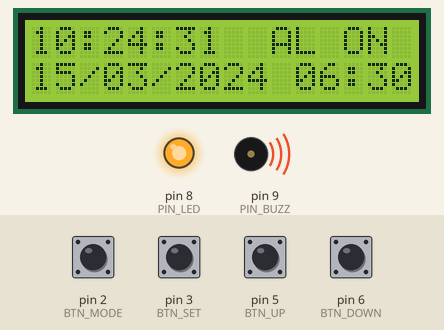
Bench run of a sketch on a simulated Arduino Uno, built with avr-gcc and run on an emulated ATmega328P. Parts: 16×2 character LCD, output pins drawn as LEDs (lit = HIGH), buzzer (waves = sounding, pin HIGH). The inputs (shaded band) are chosen by the test bench; at power-on: pin 2 (BTN_MODE), pin 3 (BTN_SET), pin 5 (BTN_UP), pin 6 (BTN_DOWN) HIGH. The local clock reads 2024-03-15 10:24:30 at power-on unless the sketch sets it.

Above: at 1.2 s.
1.3 s: pin 2 (BTN_MODE) pulled LOW for 0.15 s
At 2.4 s:
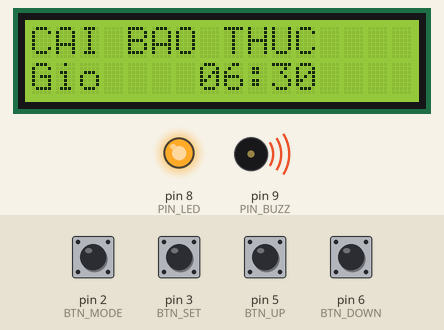
3.1 s: pin 3 (BTN_SET) pulled LOW for 0.15 s
At 4.2 s:
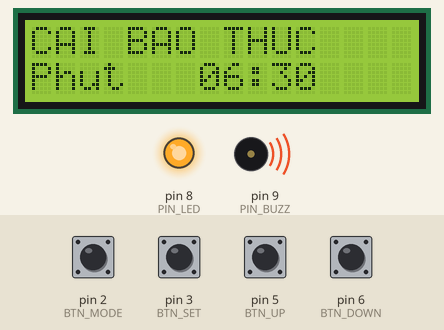
4.7 s: pin 2 (BTN_MODE) pulled LOW for 1 s
At 6.2 s:
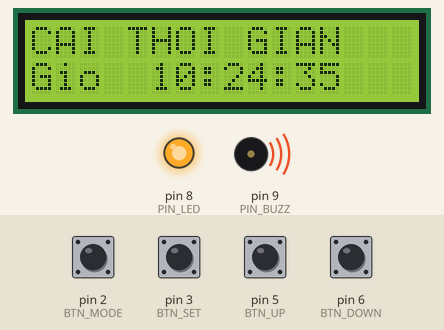
7.3 s: pin 3 (BTN_SET) pulled LOW for 1 s
At 8.6 s:
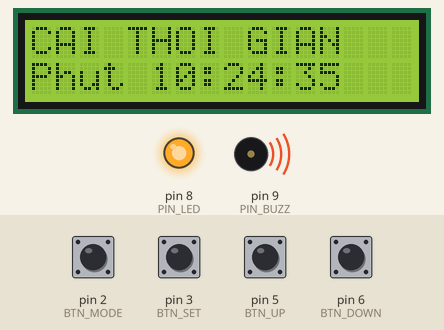
9.8 s: pin 3 (BTN_SET) pulled LOW for 0.15 s
At 10.5 s:
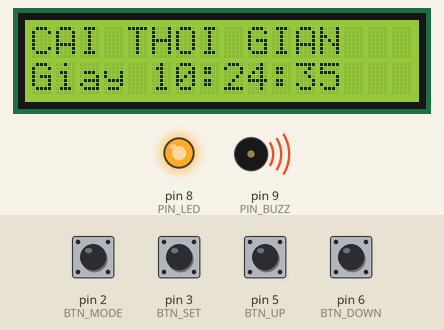
11.4 s: pin 5 (BTN_UP) pulled LOW for 0.15 s
At 13.0 s:
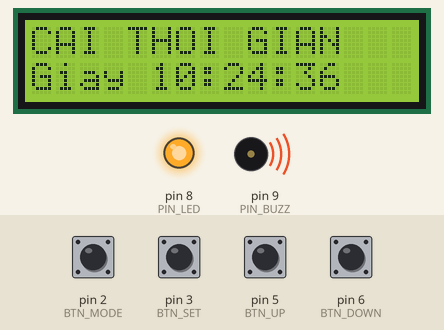
Timing chart, 0 to 14.0 s (numbered marks = the images above; inputs shaded):
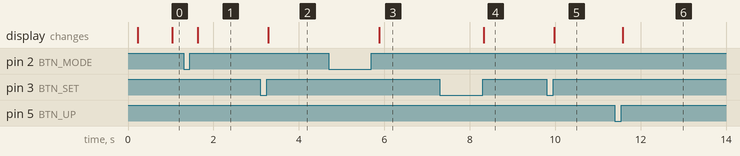

Measured:
- after the input at 1.3 s, the display: changes after 0.33 s (image 1)
- after the input at 3.1 s, the display: changes after 0.18 s (image 2)
- after the input at 4.7 s, the display: changes after 1.2 s (image 3)
- after the input at 7.3 s, the display: changes after 1.0 s (image 4)
- after the input at 9.8 s, the display: changes after 0.18 s (image 5)
- after the input at 11.4 s, the display: changes after 0.18 s (image 6)

The sketch:

3.2.ino
```cpp
#include <Wire.h>
#include <RTClib.h>
#include <LiquidCrystal_I2C.h>
#include <EEPROM.h>

#define BTN_MODE 2
#define BTN_SET  3
#define BTN_UP   5
#define BTN_DOWN 6
#define PIN_LED  8
#define PIN_BUZZ 9

LiquidCrystal_I2C lcd(0x20, 16, 2);
RTC_DS1307 rtc;

byte mode = 0, step = 0;
bool ringing = false;
byte alarmH = 6, alarmM = 30;
bool alarmOn = true;
byte tH, tM, tS;
DateTime now;
unsigned long tRead = 0, tDraw = 0, tRing = 0;
int lastKey = -1;

// MODE nhấn giữ/nhấn nhanh
unsigned long modePressStart = 0;
bool modePressed = false;

const char *NAME_ALARM[2] = {"Gio ", "Phut"};
const char *NAME_TIME[3]  = {"Gio ", "Phut", "Giay"};

void saveAlarm() {
  EEPROM.update(0, 0x5A);
  EEPROM.update(1, alarmH);
  EEPROM.update(2, alarmM);
  EEPROM.update(3, alarmOn);
}

void loadAlarm() {
  if (EEPROM.read(0) == 0x5A) {
    alarmH  = EEPROM.read(1);
    alarmM  = EEPROM.read(2);
    alarmOn = EEPROM.read(3);
  }
  if (alarmH > 23) alarmH = 6;
  if (alarmM > 59) alarmM = 30;
}

void showLine(byte row, const char *s) {
  lcd.setCursor(0, row);
  byte n = 0;
  while (s[n] && n < 16) { lcd.print(s[n]); n++; }
  while (n < 16) { lcd.print(' '); n++; }
}

bool readButton(byte pin) {
  if (digitalRead(pin) == LOW) {
    delay(50);
    if (digitalRead(pin) == LOW) {
      while (digitalRead(pin) == LOW);
      return true;
    }
  }
  return false;
}

void setup() {
  pinMode(BTN_MODE, INPUT_PULLUP);
  pinMode(BTN_SET,  INPUT_PULLUP);
  pinMode(BTN_UP,   INPUT_PULLUP);
  pinMode(BTN_DOWN, INPUT_PULLUP);

  pinMode(PIN_LED,  OUTPUT); digitalWrite(PIN_LED, HIGH);
  pinMode(PIN_BUZZ, OUTPUT); digitalWrite(PIN_BUZZ, HIGH);

  lcd.init();
  lcd.backlight();
  rtc.begin();

  now = rtc.now();
  if (!rtc.isrunning()) {
    rtc.adjust(DateTime(F(__DATE__), F(__TIME__)));
    now = rtc.now();
  }
  loadAlarm();
}

void loop() {
  char buf[17];

  if (millis() - tRead >= 500) {
    tRead = millis();
    now = rtc.now();
  }

  int key = now.hour() * 60 + now.minute();
  if (key != lastKey) {
    lastKey = key;
    if (alarmOn && !ringing && now.hour() == alarmH && now.minute() == alarmM) {
      ringing = true;
      tRing = millis();
      tone(PIN_BUZZ, 2500);
      digitalWrite(PIN_LED, LOW);
    }
  }

  if (ringing) {
    if (millis() - tRing >= 30000) {
      ringing = false;
      noTone(PIN_BUZZ);
      digitalWrite(PIN_BUZZ, HIGH);
      digitalWrite(PIN_LED, HIGH);
    }
  }
  else {
    // xử lý MODE nhấn nhanh/nhấn giữ
    if (digitalRead(BTN_MODE) == LOW) {
      if (!modePressed) {
        modePressed = true;
        modePressStart = millis();
      }
    } else {
      if (modePressed) {
        unsigned long duration = millis() - modePressStart;
        if (duration > 1000) {
          // nhấn giữ >2s → đổi AL ON/OFF
          alarmOn = !alarmOn;
          saveAlarm();
        } else {
          // nhấn nhanh → chuyển chế độ
          mode = (mode + 1) % 3;
          step = 0;
          if (mode == 1) { tH = alarmH; tM = alarmM; }
          if (mode == 2) { tH = now.hour(); tM = now.minute(); tS = now.second(); }
        }
        modePressed = false;
      }
    }

    // xử lý UP/DOWN/SET
    int d = 0;
    if (readButton(BTN_UP))   d = 1;
    if (readButton(BTN_DOWN)) d = -1;
    bool set = false;
    if (readButton(BTN_SET)) set = true;

    if (mode == 1) {
      if (d) {
        if (step == 0) tH = (tH + 24 + d) % 24;
        else           tM = (tM + 60 + d) % 60;
      }
      if (set) {
        if (step == 0) step = 1;
        else {
          alarmH = tH; alarmM = tM;
          saveAlarm();
          lastKey = -1;
          mode = 0;
        }
      }
    }
    else if (mode == 2) {
      if (d) {
        if (step == 0)      tH = (tH + 24 + d) % 24;
        else if (step == 1) tM = (tM + 60 + d) % 60;
        else                tS = (tS + 60 + d) % 60;
      }
      if (set) {
        if (step < 2) step++;
        else {
          rtc.adjust(DateTime(now.year(), now.month(), now.day(), tH, tM, tS));
          lastKey = -1;
          mode = 0;
        }
      }
    }
  }

  if (millis() - tDraw >= 200) {
    tDraw = millis();
    if (ringing) {
      showLine(0, "*** BAO THUC ***");
      showLine(1, "Dang keu...");
    }
    else if (mode == 0) {
      sprintf(buf, "%02d:%02d:%02d  %s",
              now.hour(), now.minute(), now.second(),
              alarmOn ? "AL ON" : "AL OFF");
      showLine(0, buf);
      sprintf(buf, "%02d/%02d/%04d %02d:%02d",
              now.day(), now.month(), now.year(), alarmH, alarmM);
      showLine(1, buf);
    }
    else if (mode == 1) {
      showLine(0, "CAI BAO THUC");
      sprintf(buf, "%s   %02d:%02d", NAME_ALARM[step], tH, tM);
      showLine(1, buf);
    }
    else {
      showLine(0, "CAI THOI GIAN");
      sprintf(buf, "%s %02d:%02d:%02d", NAME_TIME[step], tH, tM, tS);
      showLine(1, buf);
    }
  }
}
```
